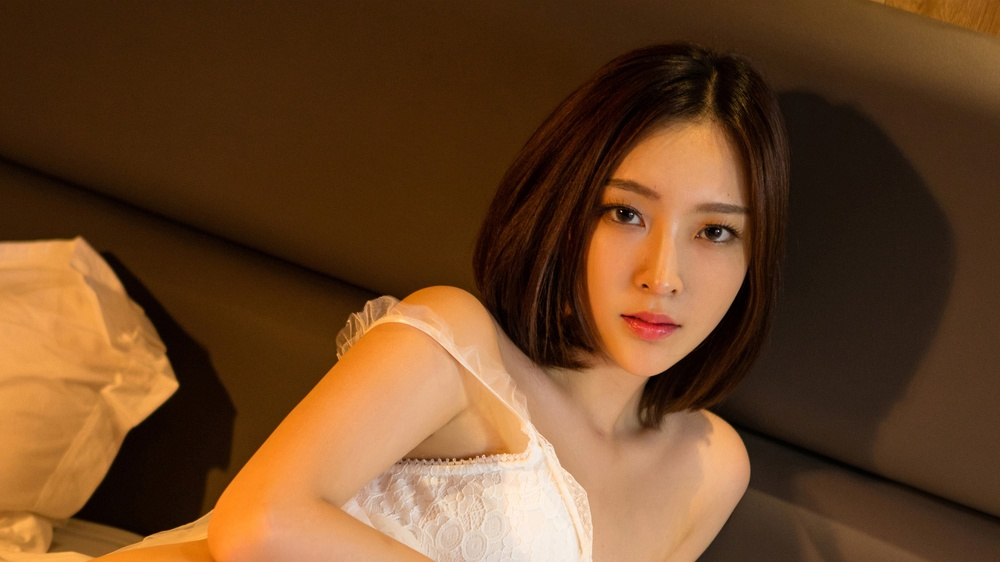
#> input picture opencv/images/8841.jpg, 1000 x 562 px, shrunk from 1920 x 1080 before the run
$ python sobel_operator.py   (older library calls are emulated)
#> lines starting #> are read from the running program, lines starting #| are printed output that depends on the picture
#!/usr/bin/python3
# -*- coding: utf-8 -*-
# Copyright (C) 2022 #
# @Time    : 2023/1/1 19:52
# @Author  : TaoistQu
# @Email   : qulei_20180331@163.com
# @File    : sobel_operator.py
# @Software: PyCharm
# description: 边缘是像素值发生跃迁的位置，是图像的显著特征之一
# sobel算子对图像求一阶导数。一阶导数越大，说明像素在该方向的变化越大，边缘信号越强。

import os
import numpy as np
import cv2

path = os.path.abspath('../images')

#chess = cv2.imread(os.path.join(path,'chess.png'))
chess = cv2.imread(os.path.join(path, '8841.jpg'))
#> chess is the input picture: shape (562, 1000, 3); mean B, G, R 38, 69.2, 106.4

dx = cv2.Sobel(chess, cv2.CV_64F, dx=1, dy=0, ksize=3)
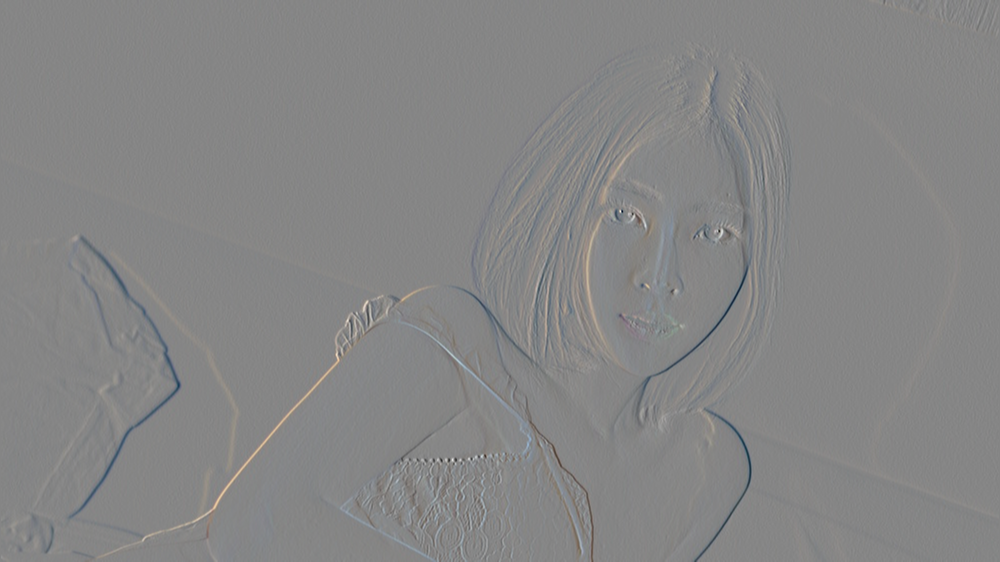
#> dx: shape (562, 1000, 3) float64; mean B, G, R -0.1, -0.3, -0.5; drawn with min black and max white
dy = cv2.Sobel(chess, cv2.CV_64F, dx=0, dy=1, ksize=3)

new_img = cv2.add(dx, dy)

cv2.imshow('img', np.hstack((dx, dy)))
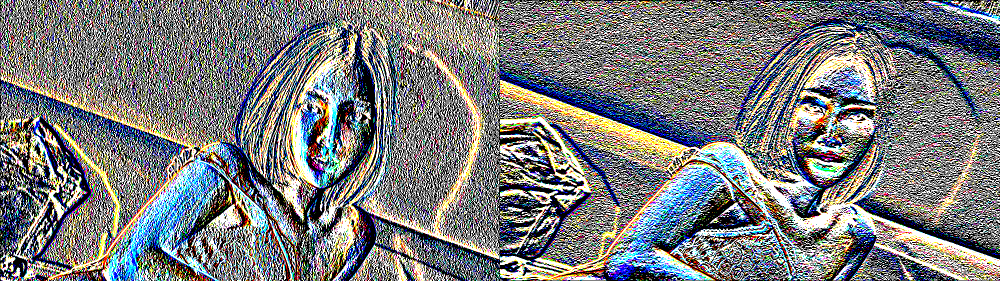
#> window 'img': shape (562, 2000, 3) (shown at 1/2 size); mean B, G, R 124.5, 123.9, 122.6
cv2.imshow('new_img', np.hstack((chess, new_img)))
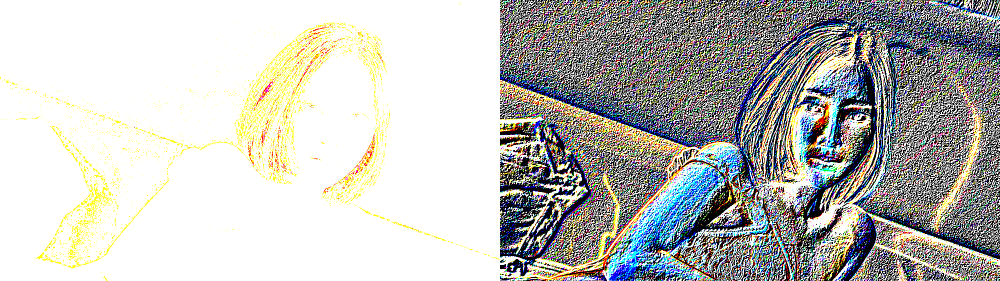
#> window 'new_img': shape (562, 2000, 3) (shown at 1/2 size); mean B, G, R 184.9, 188.9, 188.4
cv2.waitKey(0)
cv2.destroyAllWindows()

$ run again, with opencv/images/dog.jpeg copied over opencv/images/8841.jpg
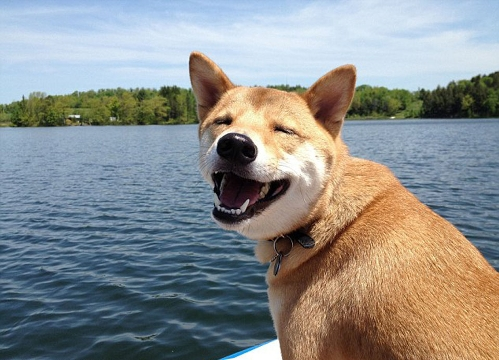
#> input picture opencv/images/dog.jpeg, 499 x 360 px
#> chess is the input picture: shape (360, 499, 3); mean B, G, R 141, 141.9, 139.7
#> `cv2.imshow('img', np.hstack((dx, dy)))`:
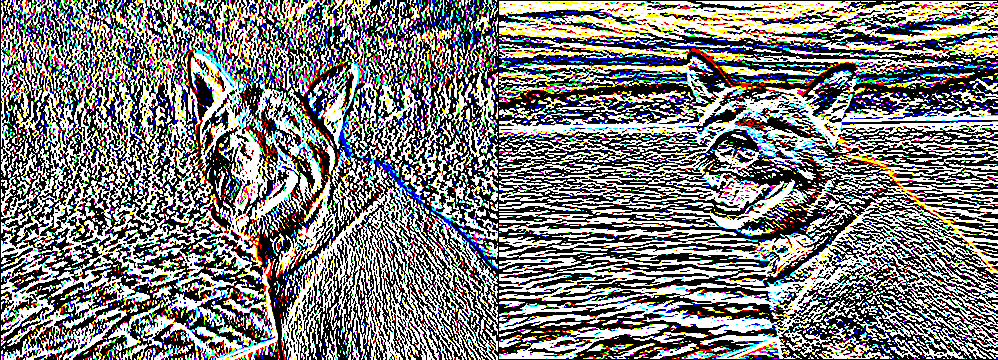
#> window 'img': shape (360, 998, 3); mean B, G, R 123.2, 124.2, 124.8
#> `cv2.imshow('new_img', np.hstack((chess, new_img)))`:
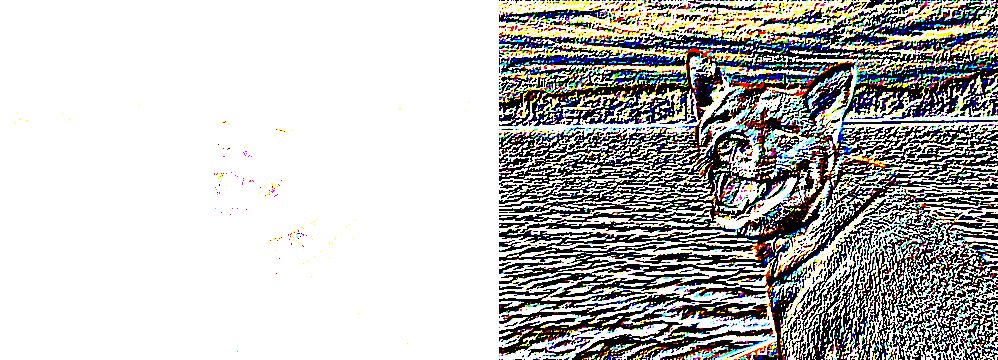
#> window 'new_img': shape (360, 998, 3); mean B, G, R 188.8, 190, 190.7
